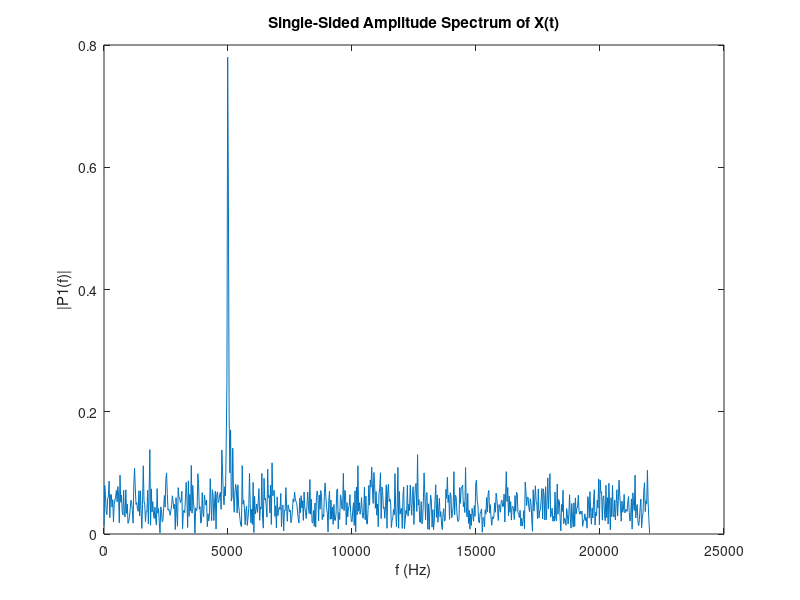

Source code (MATLAB):
clear fft;

Fs = 44000;            % Sampling frequency                    
T = 1/Fs;             % Sampling period       
L = 1500;             % Length of signal
t = (0:L-1)*T;        % Time vector

resolution = 16;

S = sin(2*pi*5000*t);

% dac
S = imquantize(S, -1:(1/(2^resolution)):1);
S = S / 2^resolution - 1;

% adc
S = imquantize(S, -1:(1/(2^resolution)):1);
S = S / 2^resolution - 1;

X = S + randn(size(t));

Y = fft(X);

P2 = abs(Y/L);
P1 = P2(1:L/2+1);
P1(2:end-1) = 2*P1(2:end-1);

f = Fs*(0:(L/2))/L;

mean(P1)

plot(f,P1) 
title('Single-Sided Amplitude Spectrum of X(t)')
xlabel('f (Hz)')
ylabel('|P1(f)|')
